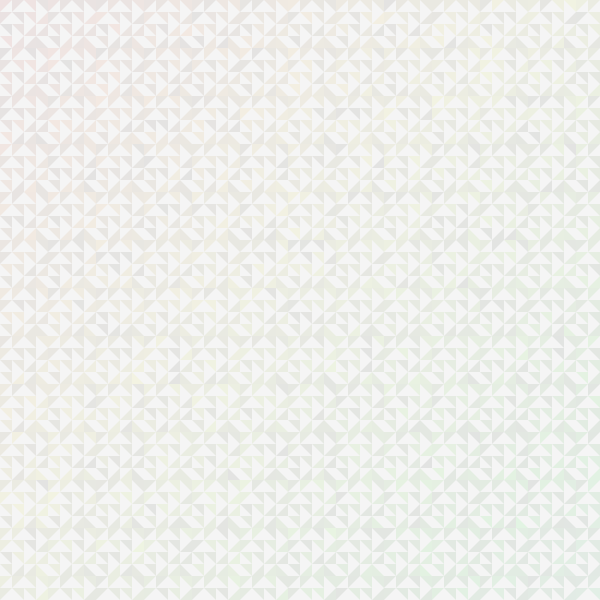
Frame 1 (no input)
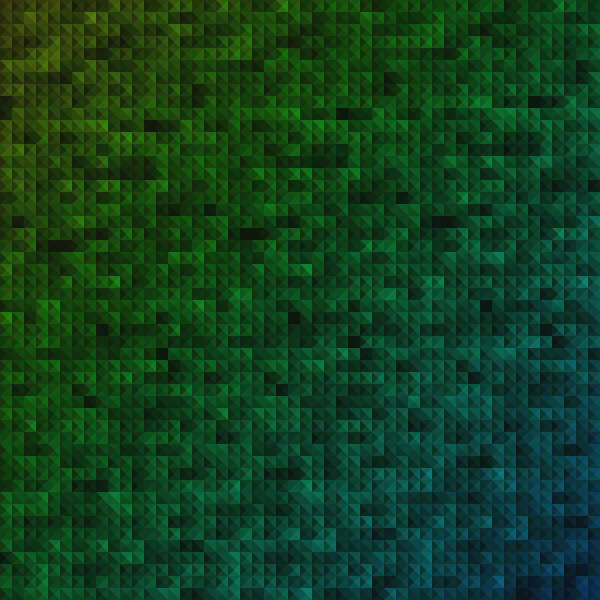
Frame 60 (no input)
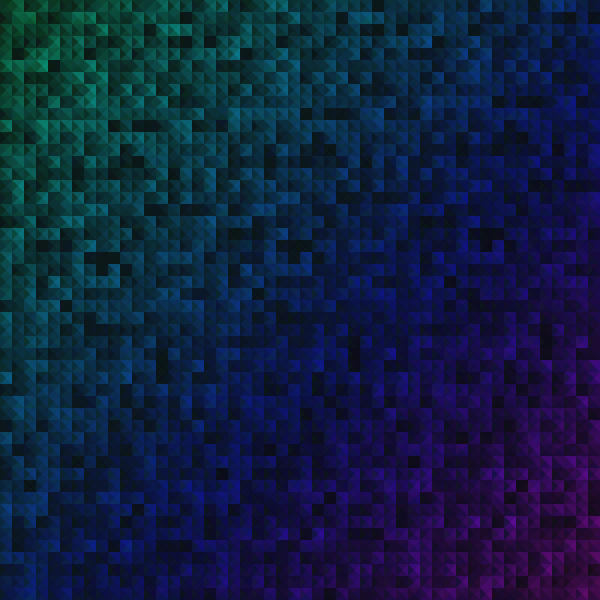
Frame 120 (the mouse pressed at the canvas centre since frame 60)

The p5.js sketch that drew these frames (run headless with seeded random() and noise() and a simulated clock; from frame 60 on, the mouse is pressed at the canvas centre):

// p5.js sketch
// ── sketch.js
function tri(x, y, scl) {
  noStroke();
  fill((frameCount + x / scl + y / scl) % 256, 256, noise(x / scl + frameCount / 100, y / scl) * 256, 20);
  push();
  translate(x, y);
  let n = ((x / scl + frameCount / 3) % 4 + (y / scl + frameCount / 5) % 4) / 8;
  
  
  // + noise(x * 0.01, y * 0.01, frameCount * 0.05) / 2;
  //rotate(n < 0.5 ? 0 : Math.PI);
  rotate(floor(n * 4) * Math.PI / 2);
  triangle(-scl / 2, -scl / 2, scl / 2, -scl / 2, -scl / 2, scl / 2);
  pop();
}

function setup() {
  createCanvas(600, 600);
  //noLoop();
  colorMode(HSB, 256);
  frameRate(20)
}

function draw() {
  //background(256);
  background(0, 10);
  let num = 50;
  let scl = width / num;
  
  translate(scl / 2, scl / 2)
  for(let x = 0; x < num; x++) {
    for(let y = 0; y < num; y++) {
      tri(x * scl, y * scl, scl);
    }
  }
}
